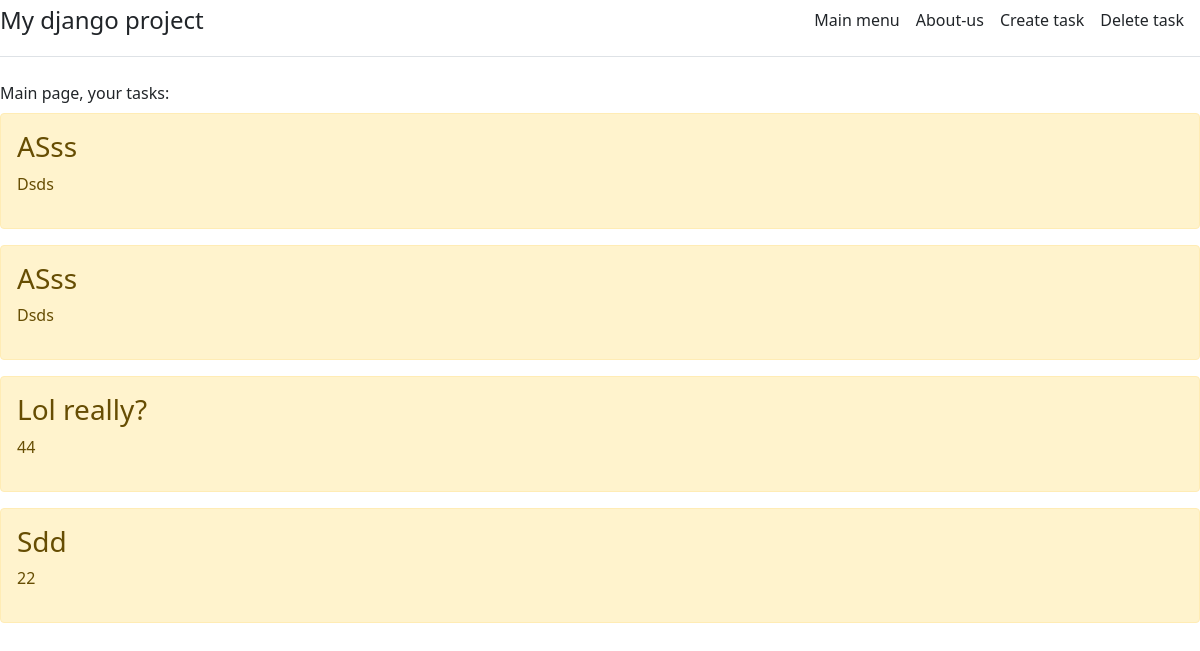
Before: / with the older database file.
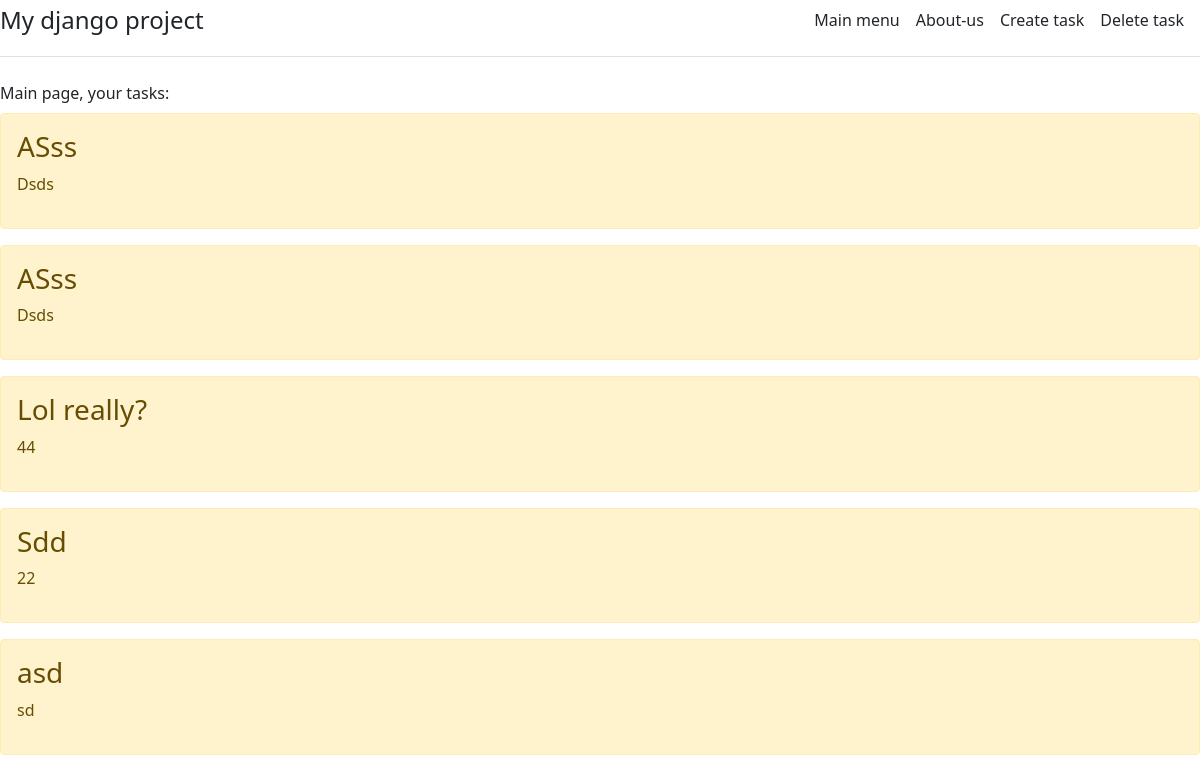
After: the same page with the newer database file.
### main/models.py (models this page shows, shortened)
class Task(models.Model):
    title = models.CharField('Task name', max_length=50)
    description = models.TextField('Description', max_length=500)
    class Meta:
        verbose_name = "Task"
        verbose_name_plural = "Tasks"

### main/views.py (the view)
def index(req):
    tasks = Task.objects.order_by('title')
    return render(req, 'main/index.html', {
        'title': 'Main page',
        'tasks': tasks,
    })

### main/templates/main/index.html (shortened to what this page needs)
{% extends 'main/base.html' %}
{% block content %} <div class="main">Main page, your tasks:</div>
{% if tasks %}
{% for e in tasks %}
<div class="alert alert-warning mt-2">
    <h3>{{ e.title }}</h3>
    <p> {{ e.description}}</p>
</div>
{% endfor %}
{% else %} <div class="alert alert-warning mt-2">No tasks</div>
{% endif %}
{%endblock%}

### main/templates/main/base.html (shortened to what this page needs)
<!DOCTYPE html>
<html lang="en">
<head>
    <link rel ="stylesheet" href = "https://cdn.jsdelivr.net/npm/bootstrap@5.1.3/dist/css/bootstrap.min.css">
</head>
<body>
    <div class="d-flex flex-column flex-md-row align-items-center pb-3 mb-4 border-bottom">
         <span class="fs-4">My django project</span>
        <nav class="d-inline-flex mt-2 mt-md-0 ms-md-auto">
          <a class="me-3 py-2 text-dark text-decoration-none" href="{% url 'home' %}">Main menu</a>
          <a class="me-3 py-2 text-dark text-decoration-none" href="{% url 'about' %}">About-us</a>
          <a class = "me-3 py-2 text-dark text-decoration-none" href="{% url 'create' %}">Create task</a>
          <a class = "me-3 py-2 text-dark text-decoration-none" href="{% url 'delete' %}">Delete task</a>
        </nav>
      </div>
      <div>{% block content %}{% endblock %}</div>
</body>
</html>

Changed rows visible on the page:
added Task: title "asd", description "sd"
